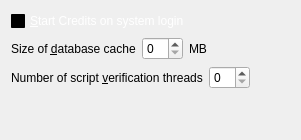
     <widget class="QWidget" name="tabMain">
      <attribute name="title">
       <string>&amp;Main</string>
      </attribute>
      <layout class="QVBoxLayout" name="verticalLayout_Main">
       <item>
        <widget class="QCheckBox" name="creditsAtStartup">
         <property name="palette">
          <palette>
           <active>
            <colorrole role="WindowText">
             <brush brushstyle="SolidPattern">
              <color alpha="255">
               <red>255</red>
               <green>255</green>
               <blue>255</blue>
              </color>
             </brush>
            </colorrole>
            <colorrole role="Button">
             <brush brushstyle="SolidPattern">
              <color alpha="255">
               <red>0</red>
               <green>0</green>
               <blue>0</blue>
              </color>
             </brush>
            </colorrole>
            <colorrole role="Light">
             <brush brushstyle="SolidPattern">
              <color alpha="255">
               <red>0</red>
               <green>0</green>
               <blue>0</blue>
              </color>
             </brush>
            </colorrole>
            <colorrole role="Midlight">
             <brush brushstyle="SolidPattern">
              <color alpha="255">
               <red>0</red>
               <green>0</green>
               <blue>0</blue>
              </color>
             </brush>
            </colorrole>
            <colorrole role="Dark">
             <brush brushstyle="SolidPattern">
              <color alpha="255">
               <red>0</red>
               <green>0</green>
               <blue>0</blue>
              </color>
             </brush>
            </colorrole>
            <colorrole role="Mid">
             <brush brushstyle="SolidPattern">
              <color alpha="255">
               <red>0</red>
               <green>0</green>
               <blue>0</blue>
              </color>
             </brush>
            </colorrole>
            <colorrole role="Text">
             <brush brushstyle="SolidPattern">
              <color alpha="255">
               <red>255</red>
               <green>255</green>
               <blue>255</blue>
              </color>
             </brush>
            </colorrole>
            <colorrole role="BrightText">
             <brush brushstyle="SolidPattern">
              <color alpha="255">
               <red>255</red>
               <green>255</green>
               <blue>255</blue>
              </color>
             </brush>
            </colorrole>
            <colorrole role="ButtonText">
             <brush brushstyle="SolidPattern">
              <color alpha="255">
               <red>255</red>
               <green>255</green>
               <blue>255</blue>
              </color>
             </brush>
            </colorrole>
            <colorrole role="Base">
             <brush brushstyle="SolidPattern">
              <color alpha="255">
               <red>0</red>
               <green>0</green>
               <blue>0</blue>
              </color>
             </brush>
            </colorrole>
            <colorrole role="Window">
             <brush brushstyle="SolidPattern">
              <color alpha="255">
               <red>0</red>
               <green>0</green>
               <blue>0</blue>
              </color>
             </brush>
            </colorrole>
            <colorrole role="Shadow">
             <brush brushstyle="SolidPattern">
              <color alpha="255">
               <red>0</red>
               <green>0</green>
               <blue>0</blue>
              </color>
             </brush>
            </colorrole>
            <colorrole role="AlternateBase">
             <brush brushstyle="SolidPattern">
              <color alpha="255">
               <red>0</red>
               <green>0</green>
               <blue>0</blue>
              </color>
             </brush>
            </colorrole>
            <colorrole role="ToolTipBase">
             <brush brushstyle="SolidPattern">
              <color alpha="255">
               <red>255</red>
               <green>255</green>
               <blue>220</blue>
              </color>
             </brush>
            </colorrole>
            <colorrole role="ToolTipText">
             <brush brushstyle="SolidPattern">
              <color alpha="255">
               <red>0</red>
               <green>0</green>
               <blue>0</blue>
              </color>
             </brush>
            </colorrole>
           </active>
           <inactive>
            <colorrole role="WindowText">
             <brush brushstyle="SolidPattern">
              <color alpha="255">
               <red>255</red>
               <green>255</green>
               <blue>255</blue>
              </color>
             </brush>
            </colorrole>
            <colorrole role="Button">
             <brush brushstyle="SolidPattern">
              <color alpha="255">
               <red>0</red>
               <green>0</green>
               <blue>0</blue>
              </color>
             </brush>
            </colorrole>
            <colorrole role="Light">
             <brush brushstyle="SolidPattern">
              <color alpha="255">
               <red>0</red>
               <green>0</green>
               <blue>0</blue>
              </color>
             </brush>
            </colorrole>
            <colorrole role="Midlight">
             <brush brushstyle="SolidPattern">
              <color alpha="255">
               <red>0</red>
               <green>0</green>
               <blue>0</blue>
              </color>
             </brush>
            </colorrole>
            <colorrole role="Dark">
             <brush brushstyle="SolidPattern">
              <color alpha="255">
               <red>0</red>
               <green>0</green>
               <blue>0</blue>
              </color>
             </brush>
            </colorrole>
            <colorrole role="Mid">
             <brush brushstyle="SolidPattern">
              <color alpha="255">
               <red>0</red>
               <green>0</green>
               <blue>0</blue>
              </color>
             </brush>
            </colorrole>
            <colorrole role="Text">
             <brush brushstyle="SolidPattern">
              <color alpha="255">
               <red>255</red>
               <green>255</green>
               <blue>255</blue>
              </color>
             </brush>
            </colorrole>
            <colorrole role="BrightText">
             <brush brushstyle="SolidPattern">
              <color alpha="255">
               <red>255</red>
               <green>255</green>
               <blue>255</blue>
              </color>
             </brush>
            </colorrole>
            <colorrole role="ButtonText">
             <brush brushstyle="SolidPattern">
              <color alpha="255">
               <red>255</red>
               <green>255</green>
               <blue>255</blue>
              </color>
             </brush>
            </colorrole>
            <colorrole role="Base">
             <brush brushstyle="SolidPattern">
              <color alpha="255">
               <red>0</red>
               <green>0</green>
               <blue>0</blue>
              </color>
             </brush>
            </colorrole>
            <colorrole role="Window">
             <brush brushstyle="SolidPattern">
              <color alpha="255">
               <red>0</red>
               <green>0</green>
               <blue>0</blue>
              </color>
             </brush>
            </colorrole>
            <colorrole role="Shadow">
             <brush brushstyle="SolidPattern">
              <color alpha="255">
               <red>0</red>
               <green>0</green>
               <blue>0</blue>
              </color>
             </brush>
            </colorrole>
            <colorrole role="AlternateBase">
             <brush brushstyle="SolidPattern">
              <color alpha="255">
               <red>0</red>
               <green>0</green>
               <blue>0</blue>
              </color>
             </brush>
            </colorrole>
            <colorrole role="ToolTipBase">
             <brush brushstyle="SolidPattern">
              <color alpha="255">
               <red>255</red>
               <green>255</green>
               <blue>220</blue>
              </color>
             </brush>
            </colorrole>
            <colorrole role="ToolTipText">
             <brush brushstyle="SolidPattern">
              <color alpha="255">
               <red>0</red>
               <green>0</green>
               <blue>0</blue>
              </color>
             </brush>
            </colorrole>
           </inactive>
           <disabled>
            <colorrole role="WindowText">
             <brush brushstyle="SolidPattern">
              <color alpha="255">
               <red>0</red>
               <green>0</green>
               <blue>0</blue>
              </color>
             </brush>
            </colorrole>
            <colorrole role="Button">
             <brush brushstyle="SolidPattern">
              <color alpha="255">
               <red>0</red>
               <green>0</green>
               <blue>0</blue>
              </color>
             </brush>
            </colorrole>
            <colorrole role="Light">
             <brush brushstyle="SolidPattern">
              <color alpha="255">
               <red>0</red>
               <green>0</green>
               <blue>0</blue>
              </color>
             </brush>
            </colorrole>
            <colorrole role="Midlight">
             <brush brushstyle="SolidPattern">
              <color alpha="255">
               <red>0</red>
               <green>0</green>
               <blue>0</blue>
              </color>
             </brush>
            </colorrole>
            <colorrole role="Dark">
             <brush brushstyle="SolidPattern">
              <color alpha="255">
               <red>0</red>
               <green>0</green>
               <blue>0</blue>
              </color>
             </brush>
            </colorrole>
            <colorrole role="Mid">
             <brush brushstyle="SolidPattern">
              <color alpha="255">
               <red>0</red>
               <green>0</green>
               <blue>0</blue>
              </color>
             </brush>
            </colorrole>
            <colorrole role="Text">
             <brush brushstyle="SolidPattern">
              <color alpha="255">
               <red>0</red>
               <green>0</green>
               <blue>0</blue>
              </color>
             </brush>
            </colorrole>
            <colorrole role="BrightText">
             <brush brushstyle="SolidPattern">
              <color alpha="255">
               <red>255</red>
               <green>255</green>
               <blue>255</blue>
              </color>
             </brush>
            </colorrole>
            <colorrole role="ButtonText">
             <brush brushstyle="SolidPattern">
              <color alpha="255">
               <red>0</red>
               <green>0</green>
               <blue>0</blue>
              </color>
             </brush>
            </colorrole>
            <colorrole role="Base">
             <brush brushstyle="SolidPattern">
              <color alpha="255">
               <red>0</red>
               <green>0</green>
               <blue>0</blue>
              </color>
             </brush>
            </colorrole>
            <colorrole role="Window">
             <brush brushstyle="SolidPattern">
              <color alpha="255">
               <red>0</red>
               <green>0</green>
               <blue>0</blue>
              </color>
             </brush>
            </colorrole>
            <colorrole role="Shadow">
             <brush brushstyle="SolidPattern">
              <color alpha="255">
               <red>0</red>
               <green>0</green>
               <blue>0</blue>
              </color>
             </brush>
            </colorrole>
            <colorrole role="AlternateBase">
             <brush brushstyle="SolidPattern">
              <color alpha="255">
               <red>0</red>
               <green>0</green>
               <blue>0</blue>
              </color>
             </brush>
            </colorrole>
            <colorrole role="ToolTipBase">
             <brush brushstyle="SolidPattern">
              <color alpha="255">
               <red>255</red>
               <green>255</green>
               <blue>220</blue>
              </color>
             </brush>
            </colorrole>
            <colorrole role="ToolTipText">
             <brush brushstyle="SolidPattern">
              <color alpha="255">
               <red>0</red>
               <green>0</green>
               <blue>0</blue>
              </color>
             </brush>
            </colorrole>
           </disabled>
          </palette>
         </property>
         <property name="toolTip">
          <string>Automatically start Credits after logging in to the system.</string>
         </property>
         <property name="text">
          <string>&amp;Start Credits on system login</string>
         </property>
        </widget>
       </item>
       <item>
        <layout class="QHBoxLayout" name="horizontalLayout_2_Main">
         <item>
          <widget class="QLabel" name="databaseCacheLabel">
           <property name="text">
            <string>Size of &amp;database cache</string>
           </property>
           <property name="textFormat">
            <enum>Qt::PlainText</enum>
           </property>
           <property name="buddy">
            <cstring>databaseCache</cstring>
           </property>
          </widget>
         </item>
         <item>
          <widget class="QSpinBox" name="databaseCache"/>
         </item>
         <item>
          <widget class="QLabel" name="databaseCacheUnitLabel">
           <property name="text">
            <string>MB</string>
           </property>
           <property name="textFormat">
            <enum>Qt::PlainText</enum>
           </property>
          </widget>
         </item>
         <item>
          <spacer name="horizontalSpacer_2_Main">
           <property name="orientation">
            <enum>Qt::Horizontal</enum>
           </property>
           <property name="sizeHint" stdset="0">
            <size>
             <width>40</width>
             <height>20</height>
            </size>
           </property>
          </spacer>
         </item>
        </layout>
       </item>
       <item>
        <layout class="QHBoxLayout" name="horizontalLayout_3_Main">
         <item>
          <widget class="QLabel" name="threadsScriptVerifLabel">
           <property name="text">
            <string>Number of script &amp;verification threads</string>
           </property>
           <property name="textFormat">
            <enum>Qt::PlainText</enum>
           </property>
           <property name="buddy">
            <cstring>threadsScriptVerif</cstring>
           </property>
          </widget>
         </item>
         <item>
          <widget class="QSpinBox" name="threadsScriptVerif">
           <property name="toolTip">
            <string>(0 = auto, &lt;0 = leave that many cores free)</string>
           </property>
          </widget>
         </item>
         <item>
          <spacer name="horizontalSpacer_3_Main">
           <property name="orientation">
            <enum>Qt::Horizontal</enum>
           </property>
           <property name="sizeHint" stdset="0">
            <size>
             <width>40</width>
             <height>20</height>
            </size>
           </property>
          </spacer>
         </item>
        </layout>
       </item>
       <item>
        <spacer name="verticalSpacer_Main">
         <property name="orientation">
          <enum>Qt::Vertical</enum>
         </property>
         <property name="sizeHint" stdset="0">
          <size>
           <width>20</width>
           <height>40</height>
          </size>
         </property>
        </spacer>
       </item>
      </layout>
     </widget>
